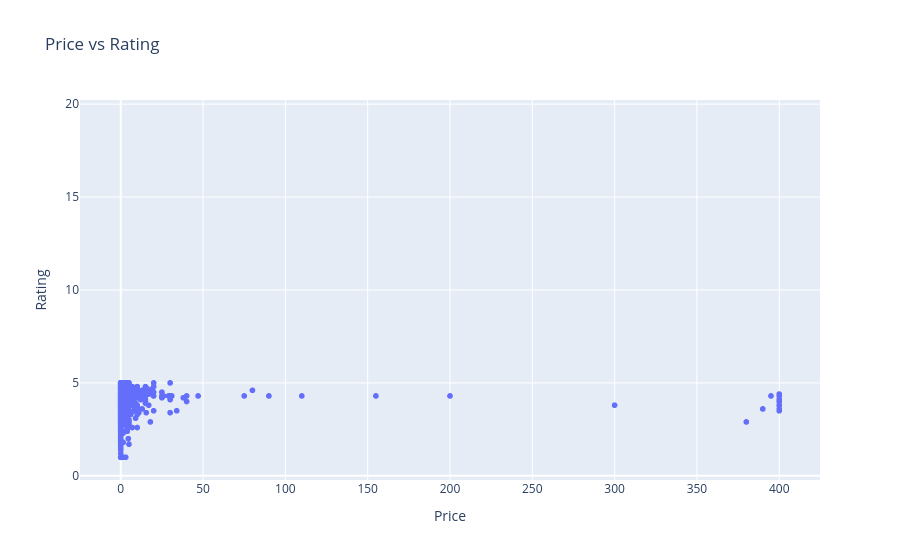

Notebook cell for this chart:
### Markdown cell above
# Q3 Does The price affect the app Rating? (Bi-Variate)

### Code cell
fig = px.scatter(
    df,
    x="Price",
    y="Rating",
    title="Price vs Rating",
    hover_data=["App"]
)

fig.show()

### Figure 1 — Plotly figure (JSON) as saved in the notebook; plotly's stock layout.template omitted (floating-point values rounded to 4 significant figures; data arrays with more than 128 entries replaced by an {"elided": "..."} marker saying what was removed)
{"data": [{"customdata": {"elided": "10356x1 str values"}, "hovertemplate": "Price=%{x}<br>Rating=%{y}<br>App=%{customdata[0]}<extra></extra>", "legendgroup": "", "marker": {"color": "#636efa", "symbol": "circle"}, "mode": "markers", "name": "", "showlegend": false, "type": "scattergl", "x": {"elided": "10356 float values"}, "xaxis": "x", "y": {"elided": "10356 float values"}, "yaxis": "y"}], "layout": {"legend": {"tracegroupgap": 0}, "title": {"text": "Price vs Rating"}, "xaxis": {"anchor": "y", "domain": [0, 1], "title": {"text": "Price"}}, "yaxis": {"anchor": "x", "domain": [0, 1], "title": {"text": "Rating"}}}}
